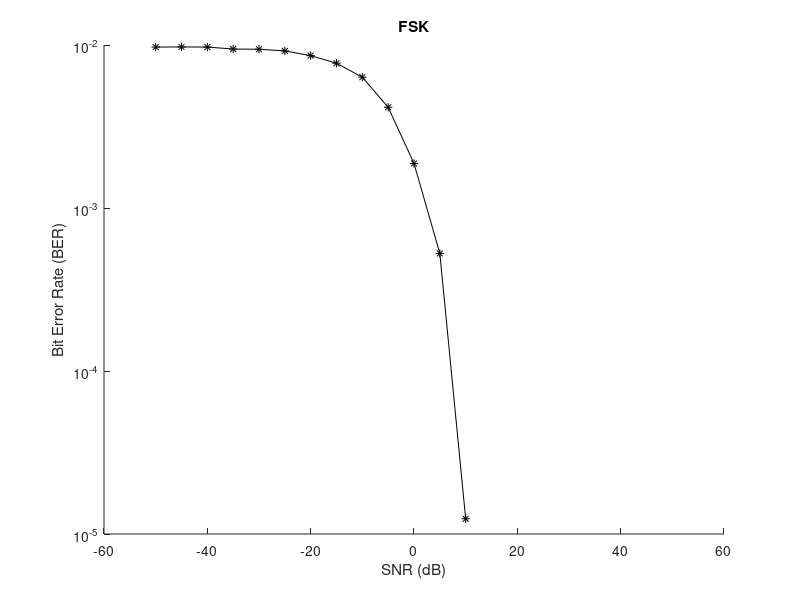
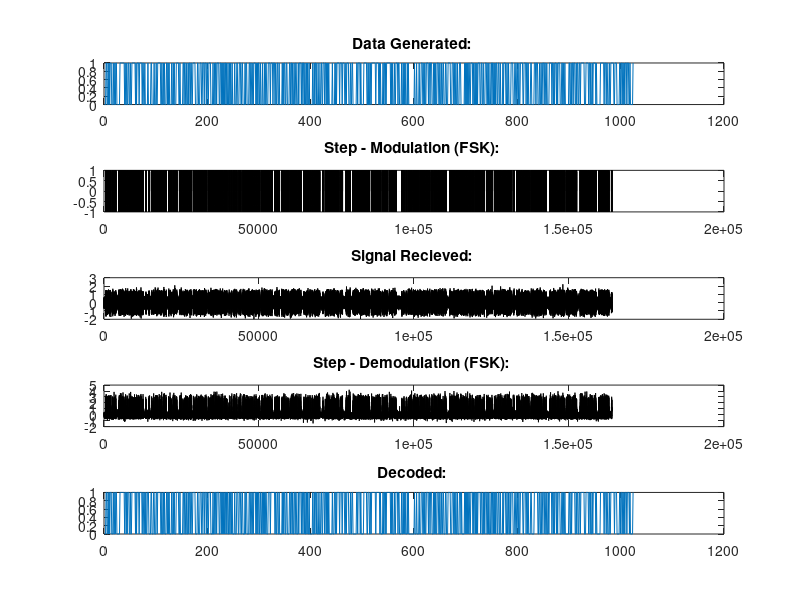

These figures' MATLAB source, in order:
close all; 
clear workspace;
clc;

% Given number of bits
nBits = 1024;
% Given carrier frequency
carrierFrequency = 10000; 
% Sampled at 16 times the frequency
samplingFrequency = 16 * carrierFrequency;
% Given data rate
dataRate = 1000;

% Generate the random signal
Signal = randi([0 1],1,nBits);
% Max timestamp
totalTime = nBits/dataRate;
% Calculate sampling period
samplingPeriod = 1/samplingFrequency;
% Calculate number of data points
nSteps = totalTime/samplingPeriod;
% Defining the time points
t = 0:samplingPeriod:totalTime;

% Define the 2 carrier functions
carrier1 = cos(2*pi*carrierFrequency*t);
carrier0 = cos(pi*carrierFrequency*t);

% Thresholds for the 6th order butterworth filter
[b,a] = butter(6,0.2);

% Find the transmitted signal
transmittedSignal = zeros([1 nSteps]);
count = 0;
% Calculating the number of samples per bit of signal
timePerBit = 1/dataRate;
noOfSamplesPerBit = timePerBit / samplingPeriod;
% Creating the sampled signal
for bit = Signal
    for i = 1:noOfSamplesPerBit
        count = count+1;
        transmittedSignal(count) = bit;
    end
end
transmittedSignal(count + 1) = transmittedSignal(count);

% Find the modulated signal
FSKmodulated1 = carrier1 .* (transmittedSignal == 1);
FSKmodulated2 = carrier0 .* (transmittedSignal == -1);
modulatedSig = FSKmodulated1 + FSKmodulated2;
% Calculating the signal power
sigPower = rms(modulatedSig)^2;

index = 0;
% Defining the SNR range
SNRvalues = -50:5:50;
meanBitError = zeros([1 length(SNRvalues)]);
% Iterating through the different SNR values
for SNR = SNRvalues
    index = index+1;
    bitErrorRate = zeros([1 nBits]);
    % Calculate noise power from SNR
    noisePower = sigPower/(10^(SNR/10));

    % Run the experiment for each sample 20 times
    for sample = 1:20
        % Generate the noise
        Noise = randn(1,length(modulatedSig));
        Noise = sqrt(noisePower) .* Noise;
        
        % Find the transmitted signal after noise
        transmittedFSK = modulatedSig+Noise;

        %Coherent demodulation of FSK
        BFSK_demod1 = transmittedFSK*2.* carrier1;
        BFSK1_filter = filtfilt(b,a,BFSK_demod1);
        BFSK_demod0 = transmittedFSK*2 .* carrier0;
        BFSK0_filter = filtfilt(b,a,BFSK_demod0);
        BFSK_demod = BFSK1_filter -BFSK0_filter ;

        count = 0;
        result = zeros([1 nBits]);
        % sampling
        for i = 20:noOfSamplesPerBit:length(BFSK_demod)
            count = count+1;
            result(count) = BFSK_demod(i);
        end

        % Applying threshold logic
        for i = 1:length(result)
            if result(i) >= 0.5
                result(i) = 1;
            else
                result(i) = 0;
            end
        end

        % Calculating error
        bitErrorRate(sample) = mean(result ~= Signal);
    end

    % Assigning to the mean error rate
    meanBitError(index) = mean(bitErrorRate);

    % Variable Plots
    if (SNR == 5)
        plotFSK = modulatedSig;
        plotFSKTransmit = transmittedFSK;
        plotLPfilterFSK = BFSK_demod;
        plotfinalResultFSK = result;
    end
end

% Plotting the mean BER vs SNR
figure(1)
hold on
semilogy(SNRvalues, meanBitError,'k-*');
xlabel('SNR (dB)');
ylabel('Bit Error Rate (BER)');
title('FSK');

hold off

% Plotting the different stages of FSK modulation and demodulation
figure(2);
titles = {'Data Generated: ', 'Step - Modulation (FSK): ', 'Signal Recieved: ','Step - Demodulation (FSK): ','Decoded: '}; 
subplot(5,1,1);plot(Signal);title('Data Generated: ');
subplot(5,1,2);plot(plotFSK,'k');title('Step - Modulation (FSK): ');
subplot(5,1,3);plot(plotFSKTransmit, 'k');title('Signal Recieved: ');
subplot(5,1,4);plot(plotLPfilterFSK, 'k');title('Step - Demodulation (FSK): ');
subplot(5,1,5);plot(plotfinalResultFSK);title('Decoded: ');
